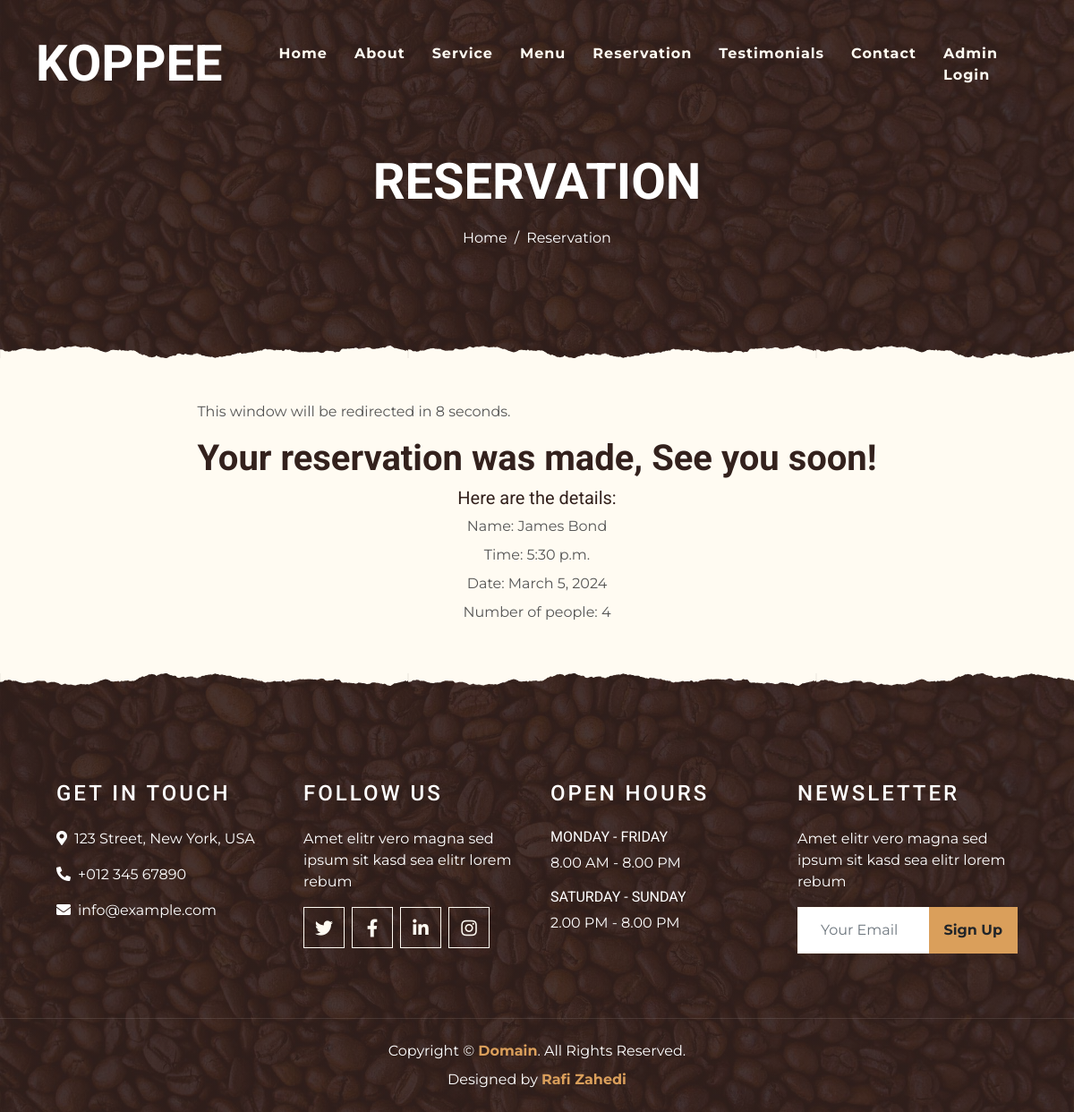
Screenshot of /success_page/25/ with the database file from the repository.
### base/models.py (models this page shows, shortened)
class Reservation(models.Model):
    name = models.CharField(max_length=100)
    email = models.EmailField()
    date = models.DateField()
    time = models.TimeField()
    number_of_people = models.PositiveSmallIntegerField()

### base/views.py (the view)
# urls.py: path('success_page/<str:pk>/', views.success_page, name='success-page'),
def success_page(request, pk):
    reserves = Reservation.objects.get(id=pk)
    context = {'reserves': reserves}
    return render(request, 'success_page.html', context)

### templates/success_page.html (shortened to what this page needs)
{% extends 'main.html' %}
{% block content %}
    <div class="container-fluid page-header mb-5 position-relative overlay-bottom">
        <div class="d-flex flex-column align-items-center justify-content-center pt-0 pt-lg-5"
             style="min-height: 400px">
            <h1 class="display-4 mb-3 mt-0 mt-lg-5 text-white text-uppercase">Reservation</h1>
            <div class="d-inline-flex mb-lg-5">
                <p class="m-0 text-white"><a class="text-white" href="">Home</a></p>
                <p class="m-0 text-white px-2">/</p>
                <p class="m-0 text-white">Reservation</p>
            </div>
        </div>
    </div>
    <div class=" d-flex justify-content-center">
        <div>
            <p id="countdown-message">This window will be closed in 5 seconds.</p>
            <h1> Your reservation was made, See you soon!</h1>
            <div class=" text-center">
                <h5>Here are the details: </h5>
                <label>Name: </label>
                {{ reserves.name }}
                <br>
                <label>Time: </label> {{ reserves.time }}
                <br>
                <label>Date: </label> {{ reserves.date }}
                <br>
                <label>Number of people: </label> {{ reserves.number_of_people }}
            </div>
        </div>
    </div>
{% endblock %}

### rows the page displays
Reservation: name "James Bond", time "5:30 p.m.", date "March 5, 2024", number_of_people "4"
